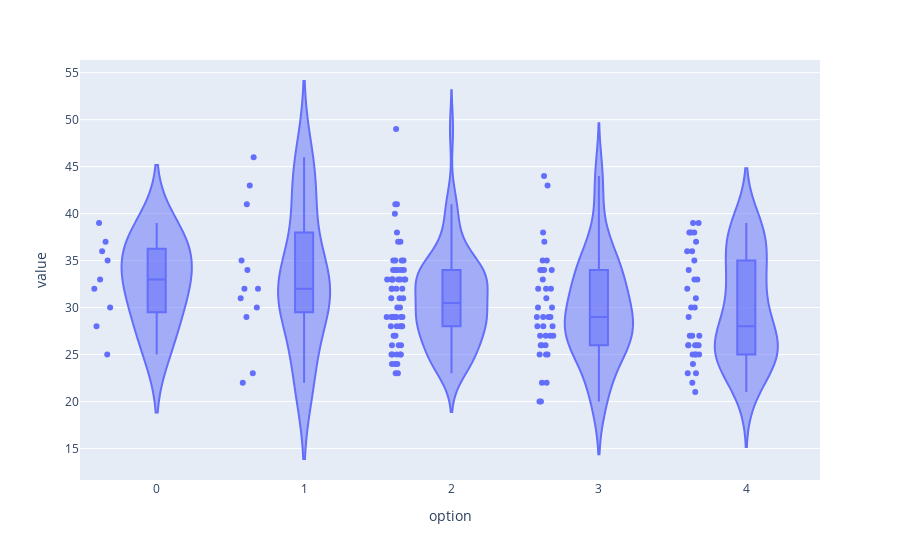

Notebook code cell kept with this figure:
### Code cell
fig = px.violin(cups.history, y="value", x="option", box=True, points="all",
          hover_data=cups.history.columns)
fig.show()

### Figure 1 — Plotly figure (JSON) as saved in the notebook; plotly's stock layout.template omitted (floating-point values rounded to 4 significant figures; data arrays with more than 128 entries replaced by an {"elided": "..."} marker saying what was removed)
{"data": [{"alignmentgroup": "True", "box": {"visible": true}, "hovertemplate": "option=%{x}<br>value=%{y}<extra></extra>", "legendgroup": "", "marker": {"color": "#636efa"}, "name": "", "offsetgroup": "", "orientation": "v", "points": "all", "scalegroup": "True", "showlegend": false, "type": "violin", "x": {"elided": "155 int values"}, "x0": " ", "xaxis": "x", "y": {"elided": "155 int values"}, "y0": " ", "yaxis": "y"}], "layout": {"legend": {"tracegroupgap": 0}, "margin": {"t": 60}, "violinmode": "group", "xaxis": {"anchor": "y", "domain": [0, 1], "title": {"text": "option"}}, "yaxis": {"anchor": "x", "domain": [0, 1], "title": {"text": "value"}}}}
